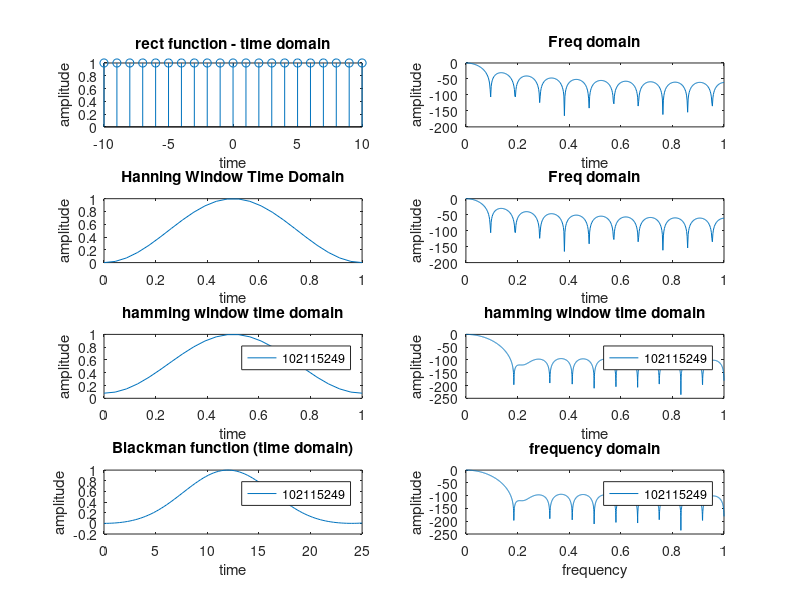

MATLAB code to generate this figure:
clear all
close all
%rectangular function

t=-10:10
y = ones(1,21);
subplot(4,2,1)
stem(t,y)
xlabel('time');
ylabel('amplitude')
title("rect function - time domain")

[a,b] = freqz(y,2048);
a = abs(a)/max(a);
b = b./max(b);
a = 20*log(a)
subplot(4,2,2)
plot(b,a);
title("Freq domain")

xlabel('time');
ylabel('amplitude')

% hanning function

n = linspace(0,1,24)
p = 0.5-0.5*cos(n*2*pi)
subplot(4,2,3)
plot(n,p)
xlabel("time");
ylabel("amplitude");
title("Hanning Window Time Domain")
[a,b] = freqz(y,2048);
a = abs(a)/max(a);
b = b./max(b);
a = 20*log(a)
subplot(4,2,4)
plot(b,a);
title("Freq domain")

xlabel('time');
ylabel('amplitude')

% hamming 
n=linspace(0,1,24)
y=0.54-0.46*cos(n*2*pi)
subplot(4,2,5)

plot(n,y)
xlabel("time")
ylabel("amplitude")
legend("102115249")
title("hamming window time domain")


[a,b]=freqz(y,1,2048)
a=abs(a)/max(a)
b=b./max(b)
a=20*log(a)
subplot(4,2,6)
plot(b,a)
xlabel("time")
ylabel("amplitude")
legend("102115249")
title("hamming window time domain")

% blackman

N = 25;  % Number of points in the window
alpha = 0.16;  % Blackman window parameter (typical value)

% Generate Blackman window
n = linspace(0,N)
w = 0.42 - 0.5 * cos(2 * pi * n / (N - 1)) + 0.08 * cos(4 * pi * n / (N - 1));

% Plot the Blackman window
subplot(4,2,7)
plot(n, w);
title('Blackman Window');
xlabel('Sample Index');
ylabel('Amplitude');
xlabel('time');
ylabel('amplitude');
legend("102115249")
title('Blackman function (time domain)');

[a,b]=freqz(y,1,2048);
a =abs(a)/max(a);
b=b./max(b);
a=20*log(a)
subplot(4,2,8)
plot(b,a);
title('frequency domain');
xlabel('frequency');
ylabel('amplitude');
legend("102115249");
